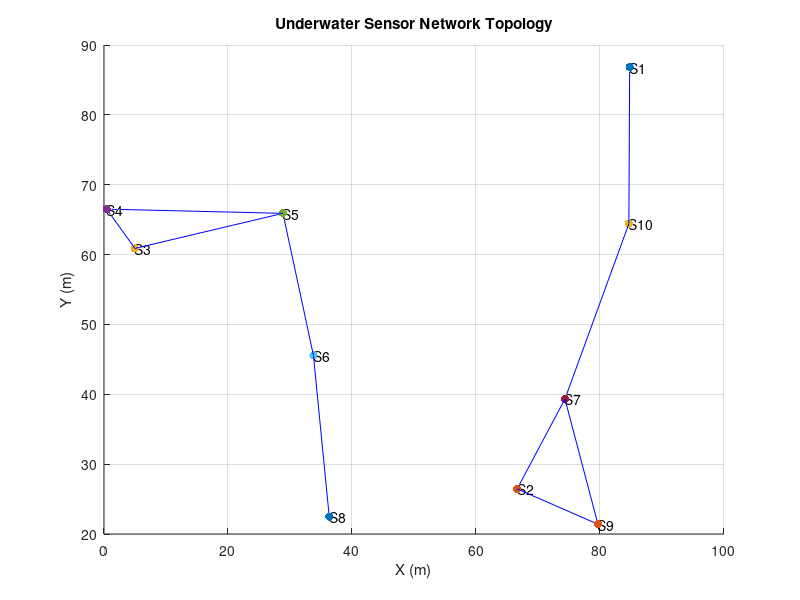

Write the MATLAB code that produced this figure.
% Parameters
numSensors = 10; % Number of sensors
fieldSize = [100, 100, 50]; % Dimensions of underwater space (X, Y, Z)
commRange = 30; % Communication range in meters

% Randomly initialize sensor positions
sensorPositions = [rand(numSensors, 1) * fieldSize(1), ...
                   rand(numSensors, 1) * fieldSize(2), ...
                   rand(numSensors, 1) * fieldSize(3)];

% Calculate distance matrix
distMatrix = zeros(numSensors, numSensors);
for i = 1:numSensors
    for j = 1:numSensors
        distMatrix(i, j) = norm(sensorPositions(i, :) - sensorPositions(j, :));
    end
end

% Generate connectivity matrix (Adjacency Matrix)
connectivityMatrix = distMatrix <= commRange & distMatrix > 0;

% Visualize sensors and connections
figure;
hold on;
for i = 1:numSensors
    scatter3(sensorPositions(i, 1), sensorPositions(i, 2), sensorPositions(i, 3), 'filled');
    text(sensorPositions(i, 1), sensorPositions(i, 2), sensorPositions(i, 3), sprintf('S%d', i));
end

% Draw connections
for i = 1:numSensors
    for j = i+1:numSensors
        if connectivityMatrix(i, j)
            plot3([sensorPositions(i, 1), sensorPositions(j, 1)], ...
                  [sensorPositions(i, 2), sensorPositions(j, 2)], ...
                  [sensorPositions(i, 3), sensorPositions(j, 3)], 'b');
        end
    end
end
xlabel('X (m)');
ylabel('Y (m)');
zlabel('Z (m)');
title('Underwater Sensor Network Topology');
grid on;
hold off;

% Discover topology using Breadth-First Search (BFS)
visited = false(1, numSensors);
topology = [];
queue = [1]; % Start with sensor 1
while ~isempty(queue)
    current = queue(1);
    queue(1) = [];
    if ~visited(current)
        visited(current) = true;
        topology = [topology, current];
        neighbors = find(connectivityMatrix(current, :));
        for neighbor = neighbors
            if ~visited(neighbor)
                queue = [queue, neighbor];
            end
        end
    end
end

disp('Discovered Topology (Order of visited sensors):');
disp(topology);
